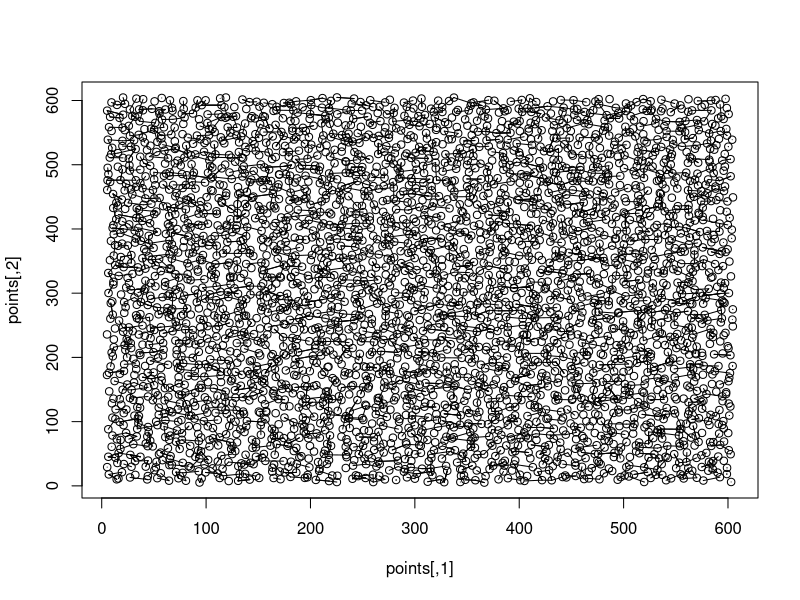
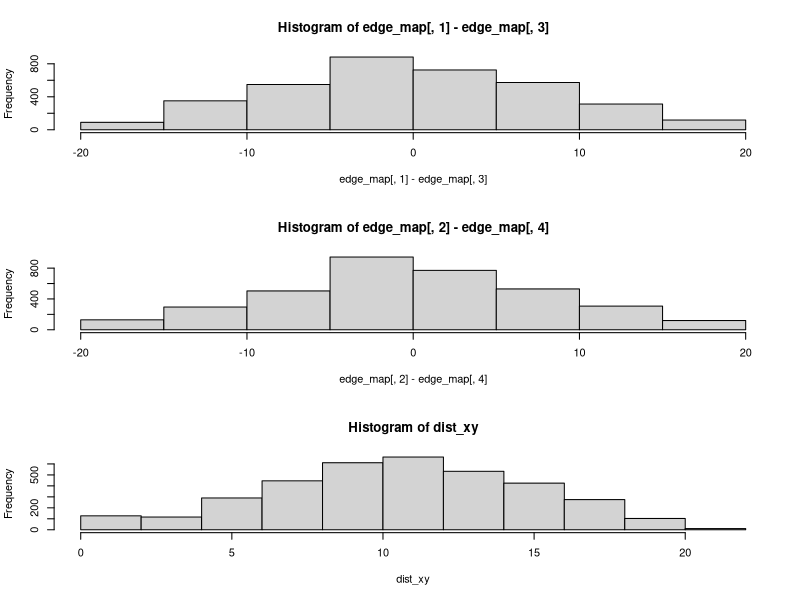

Reproduce these figures in R, in order.
dim = 60
xscale = 10
yscale = 10

# dim x 2 matrix of point coordinates

# blue-enough noise: grid of x,y coordinates offset by random sample 
# for x between 0 and mean-distance-between-adjacent-x-cells and
# for y between 0 and mean-distance-between-adjacent-y-cells

points = expand.grid(1:dim, 1:dim)
points = cbind(	(points[,1] + runif(dim * dim, -0.5, 0.5)) * xscale, 
			(points[,2] + runif(dim * dim, -0.5, 0.5)) * yscale)

# adjacents: ith point to i+(-1/1/-dim/dim)th point
points_count = dim(points)[1]
edge_origins = sample(1:points_count, size = points_count, replace = TRUE)
edge_termini = edge_origins + sample(c(-1,1, -dim, dim), size = points_count, replace = TRUE)
dx = edge_termini - edge_origins
oob = edge_termini < 1 | edge_termini > points_count | (edge_origins %% dim == 0) | (edge_termini %% dim == 0 & dx < 0)
edge_termini[oob] = edge_origins[oob]

plot(points)
edge_map = cbind(points[edge_origins,], points[edge_termini, ])
segments(edge_map[,1], edge_map[,2], edge_map[,3], edge_map[,4])

dsq = (edge_map[,1] - edge_map[,3])^2 + (edge_map[,2] - edge_map[,4])^2
dist_xy = sqrt(dsq)
par(mfrow = c(3,1))
hist(edge_map[,1] - edge_map[,3])
hist(edge_map[,2] - edge_map[,4])
hist(dist_xy)
